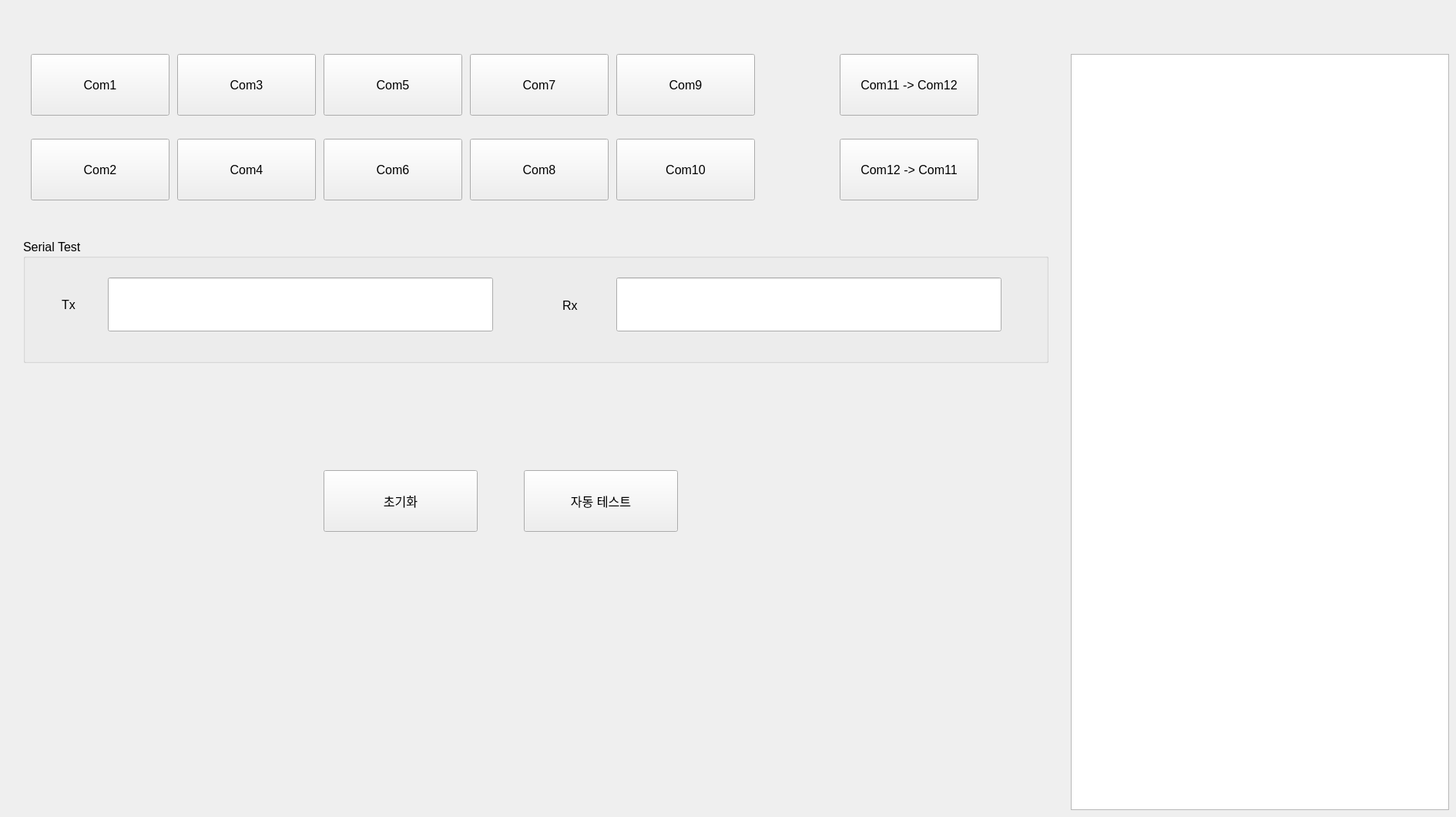
   <widget class="QWidget" name="page_2">
    <widget class="QGroupBox" name="groupBox_10">
     <property name="geometry">
      <rect>
       <x>30</x>
       <y>310</y>
       <width>1331</width>
       <height>161</height>
      </rect>
     </property>
     <property name="font">
      <font>
       <pointsize>12</pointsize>
      </font>
     </property>
     <property name="title">
      <string>Serial Test</string>
     </property>
     <widget class="MyLineEdit" name="commTx">
      <property name="geometry">
       <rect>
        <x>110</x>
        <y>50</y>
        <width>500</width>
        <height>70</height>
       </rect>
      </property>
      <property name="font">
       <font>
        <pointsize>14</pointsize>
       </font>
      </property>
     </widget>
     <widget class="QLabel" name="label_5">
      <property name="geometry">
       <rect>
        <x>50</x>
        <y>50</y>
        <width>50</width>
        <height>70</height>
       </rect>
      </property>
      <property name="text">
       <string>Tx</string>
      </property>
     </widget>
     <widget class="QLabel" name="label_6">
      <property name="geometry">
       <rect>
        <x>700</x>
        <y>51</y>
        <width>50</width>
        <height>70</height>
       </rect>
      </property>
      <property name="text">
       <string>Rx</string>
      </property>
     </widget>
     <widget class="QLineEdit" name="commRx">
      <property name="geometry">
       <rect>
        <x>770</x>
        <y>50</y>
        <width>500</width>
        <height>70</height>
       </rect>
      </property>
      <property name="font">
       <font>
        <pointsize>14</pointsize>
       </font>
      </property>
      <property name="readOnly">
       <bool>true</bool>
      </property>
     </widget>
    </widget>
    <widget class="QPushButton" name="CommClear">
     <property name="geometry">
      <rect>
       <x>420</x>
       <y>610</y>
       <width>200</width>
       <height>80</height>
      </rect>
     </property>
     <property name="font">
      <font>
       <pointsize>12</pointsize>
      </font>
     </property>
     <property name="text">
      <string>초기화</string>
     </property>
    </widget>
    <widget class="QPushButton" name="Com1">
     <property name="geometry">
      <rect>
       <x>40</x>
       <y>70</y>
       <width>180</width>
       <height>80</height>
      </rect>
     </property>
     <property name="font">
      <font>
       <pointsize>12</pointsize>
      </font>
     </property>
     <property name="text">
      <string>Com1</string>
     </property>
     <property name="checkable">
      <bool>false</bool>
     </property>
     <property name="checked">
      <bool>false</bool>
     </property>
     <attribute name="buttonGroup">
      <string notr="true">buttonGroup_2</string>
     </attribute>
    </widget>
    <widget class="QPushButton" name="Com2">
     <property name="geometry">
      <rect>
       <x>40</x>
       <y>180</y>
       <width>180</width>
       <height>80</height>
      </rect>
     </property>
     <property name="font">
      <font>
       <pointsize>12</pointsize>
      </font>
     </property>
     <property name="text">
      <string>Com2</string>
     </property>
     <property name="checkable">
      <bool>false</bool>
     </property>
     <attribute name="buttonGroup">
      <string notr="true">buttonGroup_2</string>
     </attribute>
    </widget>
    <widget class="QPushButton" name="Com3">
     <property name="geometry">
      <rect>
       <x>230</x>
       <y>70</y>
       <width>180</width>
       <height>80</height>
      </rect>
     </property>
     <property name="font">
      <font>
       <pointsize>12</pointsize>
      </font>
     </property>
     <property name="text">
      <string>Com3</string>
     </property>
     <property name="checkable">
      <bool>false</bool>
     </property>
     <attribute name="buttonGroup">
      <string notr="true">buttonGroup_2</string>
     </attribute>
    </widget>
    <widget class="QPushButton" name="Com4">
     <property name="geometry">
      <rect>
       <x>230</x>
       <y>180</y>
       <width>180</width>
       <height>80</height>
      </rect>
     </property>
     <property name="font">
      <font>
       <pointsize>12</pointsize>
      </font>
     </property>
     <property name="text">
      <string>Com4</string>
     </property>
     <property name="checkable">
      <bool>false</bool>
     </property>
     <attribute name="buttonGroup">
      <string notr="true">buttonGroup_2</string>
     </attribute>
    </widget>
    <widget class="QPushButton" name="Com5">
     <property name="geometry">
      <rect>
       <x>420</x>
       <y>70</y>
       <width>180</width>
       <height>80</height>
      </rect>
     </property>
     <property name="font">
      <font>
       <pointsize>12</pointsize>
      </font>
     </property>
     <property name="text">
      <string>Com5</string>
     </property>
     <property name="checkable">
      <bool>false</bool>
     </property>
     <attribute name="buttonGroup">
      <string notr="true">buttonGroup_2</string>
     </attribute>
    </widget>
    <widget class="QPushButton" name="Com7">
     <property name="geometry">
      <rect>
       <x>610</x>
       <y>70</y>
       <width>180</width>
       <height>80</height>
      </rect>
     </property>
     <property name="font">
      <font>
       <pointsize>12</pointsize>
      </font>
     </property>
     <property name="text">
      <string>Com7</string>
     </property>
     <property name="checkable">
      <bool>false</bool>
     </property>
     <attribute name="buttonGroup">
      <string notr="true">buttonGroup_2</string>
     </attribute>
    </widget>
    <widget class="QPushButton" name="Com8">
     <property name="geometry">
      <rect>
       <x>610</x>
       <y>180</y>
       <width>180</width>
       <height>80</height>
      </rect>
     </property>
     <property name="font">
      <font>
       <pointsize>12</pointsize>
      </font>
     </property>
     <property name="text">
      <string>Com8</string>
     </property>
     <property name="checkable">
      <bool>false</bool>
     </property>
     <attribute name="buttonGroup">
      <string notr="true">buttonGroup_2</string>
     </attribute>
    </widget>
    <widget class="QPushButton" name="Com6">
     <property name="geometry">
      <rect>
       <x>420</x>
       <y>180</y>
       <width>180</width>
       <height>80</height>
      </rect>
     </property>
     <property name="font">
      <font>
       <pointsize>12</pointsize>
      </font>
     </property>
     <property name="text">
      <string>Com6</string>
     </property>
     <property name="checkable">
      <bool>false</bool>
     </property>
     <attribute name="buttonGroup">
      <string notr="true">buttonGroup_2</string>
     </attribute>
    </widget>
    <widget class="QPushButton" name="Com12Com11">
     <property name="geometry">
      <rect>
       <x>1090</x>
       <y>180</y>
       <width>180</width>
       <height>80</height>
      </rect>
     </property>
     <property name="font">
      <font>
       <pointsize>12</pointsize>
      </font>
     </property>
     <property name="text">
      <string>Com12 -&gt; Com11</string>
     </property>
     <property name="checkable">
      <bool>false</bool>
     </property>
     <attribute name="buttonGroup">
      <string notr="true">buttonGroup_2</string>
     </attribute>
    </widget>
    <widget class="QPushButton" name="Com11Com12">
     <property name="geometry">
      <rect>
       <x>1090</x>
       <y>70</y>
       <width>180</width>
       <height>80</height>
      </rect>
     </property>
     <property name="font">
      <font>
       <pointsize>12</pointsize>
      </font>
     </property>
     <property name="text">
      <string>Com11 -&gt; Com12</string>
     </property>
     <property name="checkable">
      <bool>false</bool>
     </property>
     <attribute name="buttonGroup">
      <string notr="true">buttonGroup_2</string>
     </attribute>
    </widget>
    <widget class="QPushButton" name="Com10">
     <property name="geometry">
      <rect>
       <x>800</x>
       <y>180</y>
       <width>180</width>
       <height>80</height>
      </rect>
     </property>
     <property name="font">
      <font>
       <pointsize>12</pointsize>
      </font>
     </property>
     <property name="text">
      <string>Com10</string>
     </property>
     <property name="checkable">
      <bool>false</bool>
     </property>
    </widget>
    <widget class="QPushButton" name="Com9">
     <property name="geometry">
      <rect>
       <x>800</x>
       <y>70</y>
       <width>180</width>
       <height>80</height>
      </rect>
     </property>
     <property name="font">
      <font>
       <pointsize>12</pointsize>
      </font>
     </property>
     <property name="text">
      <string>Com9</string>
     </property>
     <property name="checkable">
      <bool>false</bool>
     </property>
    </widget>
    <widget class="QPushButton" name="AutoTest">
     <property name="geometry">
      <rect>
       <x>680</x>
       <y>610</y>
       <width>200</width>
       <height>80</height>
      </rect>
     </property>
     <property name="font">
      <font>
       <pointsize>12</pointsize>
      </font>
     </property>
     <property name="text">
      <string>자동 테스트</string>
     </property>
    </widget>
    <widget class="QListWidget" name="listCommMsg">
     <property name="geometry">
      <rect>
       <x>1390</x>
       <y>70</y>
       <width>491</width>
       <height>981</height>
      </rect>
     </property>
     <property name="styleSheet">
      <string notr="true">QScrollBar:vertical { width: 50px;height: 50px;}</string>
     </property>
    </widget>
   </widget>
